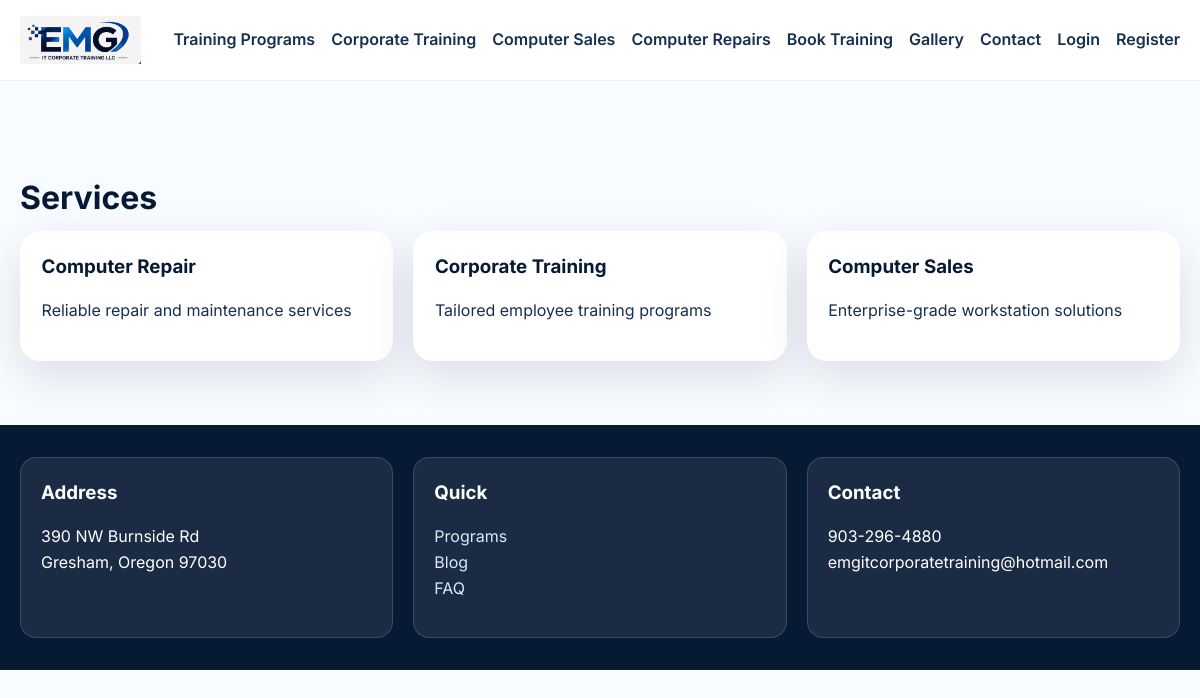
/services, run on the app's committed database.
### models.py (models this page shows)
class Service(db.Model):
    id = db.Column(db.Integer, primary_key=True)
    name = db.Column(db.String(150), nullable=False)
    description = db.Column(db.Text, nullable=False)
    icon = db.Column(db.String(50), default='bi-stars')
    published = db.Column(db.Boolean, default=True)

### app.py (the view)
@app.route('/services')
def services():
    services = Service.query.filter_by(published=True).all()
    return render_template('services.html', services=services)

### templates/services.html (shortened to what this page needs)
{% extends 'base.html' %}
{% block content %}
<section class="section">
  <div class="container">
    <h1 class="section-title">Services</h1>
    <div class="grid cards-3">
      {% for service in services %}
      <div class="card">
        <h3>{{ service.name }}</h3>
        <p>{{ service.description }}</p>
      </div>
      {% endfor %}
    </div>
  </div>
</section>
{% endblock %}

### static/css/styles.css (style rules this page uses)
:root { --navy: #071a33; --blue: #1f5eff; --sky: #5bb8ff; --white: #f8fbff; --gray: #f2f6fb; --text: #16304f; --muted: #61748d; --shadow: 0 16px 48px rgba(7, 26, 51, 0.12); }
* { box-sizing: border-box; }
body { margin: 0; font-family: 'Inter', sans-serif; background: var(--white); color: var(--text); line-height: 1.6; }
.container { width: min(1160px, calc(100% - 2rem)); margin: 0 auto; }
.section { padding: 4rem 0; }
.section-title { font-size: 2rem; margin-bottom: .5rem; color: var(--navy); }
.grid { display: grid; gap: 1.25rem; }
.cards-3 { grid-template-columns: repeat(3, minmax(0,1fr)); }
.card { background: white; border-radius: 1.25rem; padding: 1.35rem; box-shadow: var(--shadow); }
.card h3 { margin-top: 0; margin-bottom: .5rem; color: var(--navy); }

### data on the page
Service: name "Computer Repair", description "Reliable repair and maintenance services"
Service: name "Corporate Training", description "Tailored employee training programs"
Service: name "Computer Sales", description "Enterprise-grade workstation solutions"
